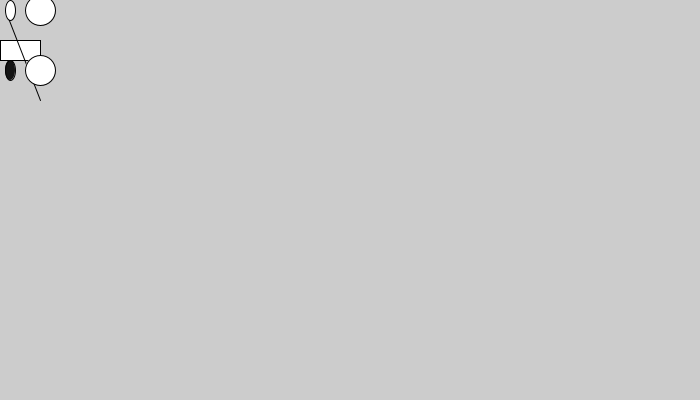
Frame 1 (no input)
Frame 60 (the mouse pressed at the canvas centre just before this capture): identical to frame 1, image omitted
Frame 120 (the mouse held since frame 60 and released just before this capture): identical to frame 1, image omitted

The Processing sketch that drew this single still picture (run headless with seeded random() and noise(); from frame 60 on, the mouse is pressed at the canvas centre):

// Processing sketch: sample2
// ── sample2.pde
void setup(){
  size(700, 400);
  rect(0,40,40,20);
  line(5,10,40,100);
  ellipse(40,10,30,30); 
  ellipse(10,10,10,20);
  ellipse(40,70,30,30); 
  fill(20);
  ellipse(10,70,10,20);
}
void draw(){
}
